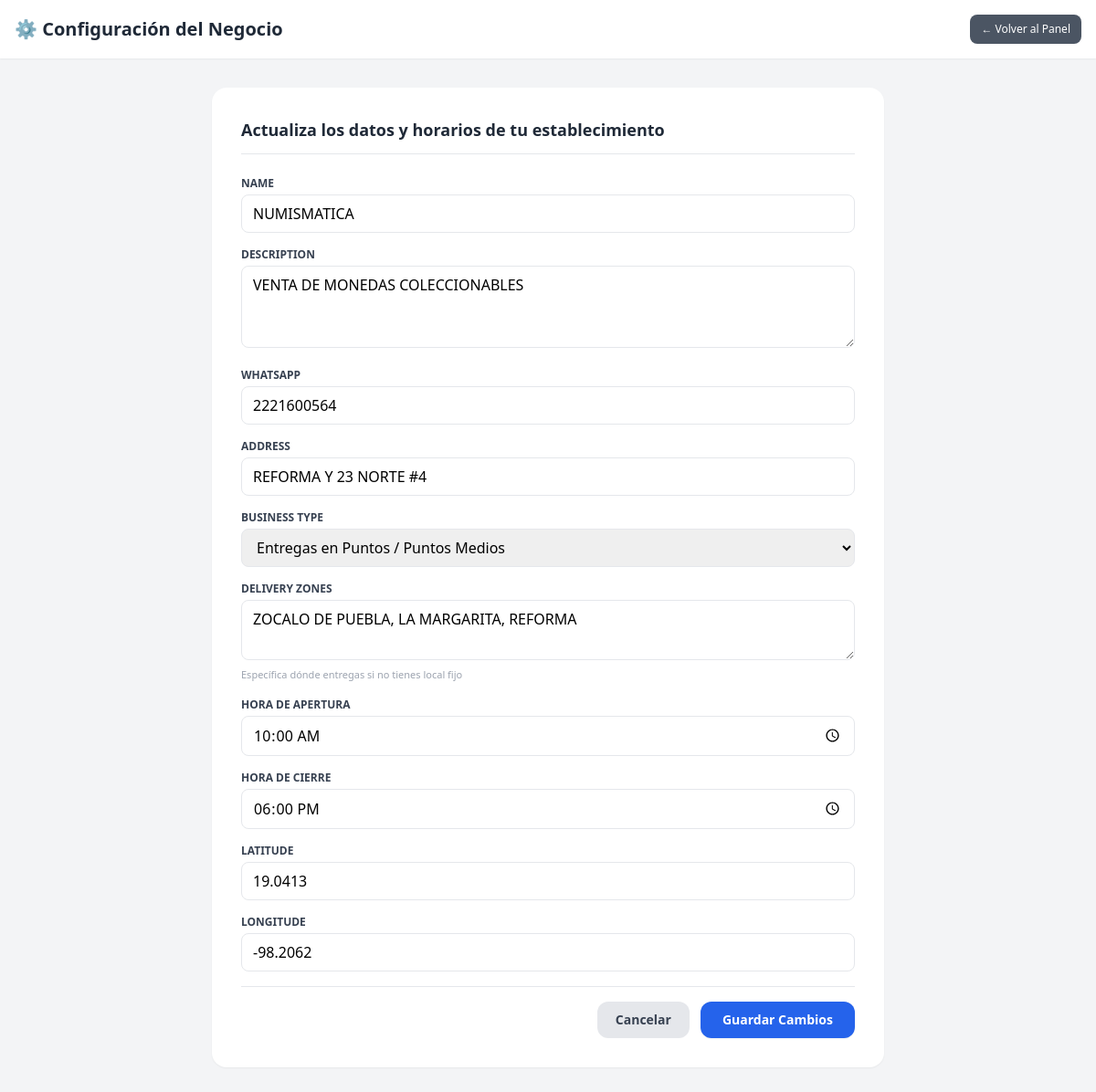
The app's page /dashboard/edit-profile/ (signed in) with its own data.
### marketplace/models.py (models this page shows, shortened)
class Business(models.Model):
    BUSINESS_TYPE_CHOICES = [
        ('fisico', 'Local Físico / Tienda Establecida'),
        ('entrega', 'Entregas en Puntos / Puntos Medios'),
    ]
    user = models.OneToOneField(User, on_delete=models.CASCADE, null=True, blank=True)
    name = models.CharField(max_length=100) # Nombre del negocio
    description = models.TextField()        # Breve descripción de lo que venden u ofrecen
    whatsapp = models.CharField(max_length=20) # Número de contacto para pedidos por WhatsApp
    address = models.CharField(max_length=255) # Dirección física o referencia principal
    latitude = models.FloatField()
    longitude = models.FloatField()
    business_type = models.CharField(max_length=20, choices=BUSINESS_TYPE_CHOICES, default='fisico')
    delivery_zones = models.TextField(blank=True, null=True, help_text="Específica dónde entregas si no tienes local fijo")
    opening_time = models.TimeField(null=True, blank=True, verbose_name="Hora de apertura")
    closing_time = models.TimeField(null=True, blank=True, verbose_name="Hora de cierre")
    is_active = models.BooleanField(default=True, verbose_name="¿Empresa Activa?")

### marketplace/views.py (the view)
# urls.py: path('dashboard/edit-profile/', views.edit_business_profile_view, name='edit_business_profile'),
@login_required(login_url='business_login')
def edit_business_profile_view(request):
    business = get_object_or_404(Business, user=request.user)
    if request.method == 'POST':
        form = BusinessForm(request.POST, instance=business)
        if form.is_valid():
            form.save()
            messages.success(request, "✨ ¡Datos del negocio actualizados con éxito!")
            return redirect('dashboard')
        else:
            messages.error(request, "⚠️ Por favor corrige los errores en el formulario.")
    else:
        form = BusinessForm(instance=business)
    context = {
        'form': form,
        'business': business,
    }
    return render(request, 'marketplace/edit_business.html', context)

### marketplace/templates/marketplace/edit_business.html (shortened to what this page needs)
<!DOCTYPE html>
<html lang="es">
<head>
    <script src="https://cdn.tailwindcss.com"></script>
</head>
<body class="bg-gray-100 min-h-screen font-sans">
    <header class="bg-white shadow-sm">
        <div class="max-w-7xl mx-auto px-4 py-4 flex justify-between items-center">
            <h1 class="text-xl font-bold text-gray-800">⚙️ Configuración del Negocio</h1>
            <a href="{% url 'dashboard' %}" class="text-xs bg-gray-600 hover:bg-gray-700 text-white px-3 py-2 rounded-lg font-medium transition">
                ← Volver al Panel
            </a>
        </div>
    </header>
    <main class="max-w-3xl mx-auto px-4 py-8">
        <div class="bg-white rounded-2xl shadow-sm p-6 md:p-8">
            <h2 class="text-lg font-bold text-gray-800 mb-6 border-b pb-3">Actualiza los datos y horarios de tu establecimiento</h2>
            <form method="post" class="space-y-4">
                {% for field in form %}
                    <div>
                        <label class="block text-xs font-bold text-gray-700 uppercase mb-1">{{ field.label }}</label>
                        {{ field }}
                        {% if field.help_text %}
                            <p class="text-[11px] text-gray-400 mt-0.5">{{ field.help_text }}</p>
                        {% endif %}
                    </div>
                {% endfor %}
                <div class="pt-4 border-t flex justify-end gap-3">
                    <a href="{% url 'dashboard' %}" class="bg-gray-200 hover:bg-gray-300 text-gray-700 text-sm font-semibold px-5 py-2.5 rounded-xl transition">
                        Cancelar
                    </a>
                    <button type="submit" class="bg-blue-600 hover:bg-blue-700 text-white text-sm font-semibold px-6 py-2.5 rounded-xl transition shadow-sm">
                        Guardar Cambios
                    </button>
                </div>
            </form>
        </div>
    </main>
</body>
</html>

### records on screen
Business: form "NUMISMATICA" "VENTA DE MONEDAS COLECCIONABLES" "2221600564" "REFORMA Y 23 NORTE #4" "Entregas en Puntos / Puntos Medios" "ZOCALO DE PUEBLA, LA MARGARITA, REFORMA" "10:00:00" "18:00:00" "19.0413" "-98.2062"

### other values on screen
{{ field.label }} "NAME" "DESCRIPTION" "WHATSAPP" "ADDRESS" "BUSINESS TYPE" "DELIVERY ZONES" "HORA DE APERTURA" "HORA DE CIERRE" "LATITUDE" "LONGITUDE"
{{ field.help_text }} "Específica dónde entregas si no tienes local fijo"
